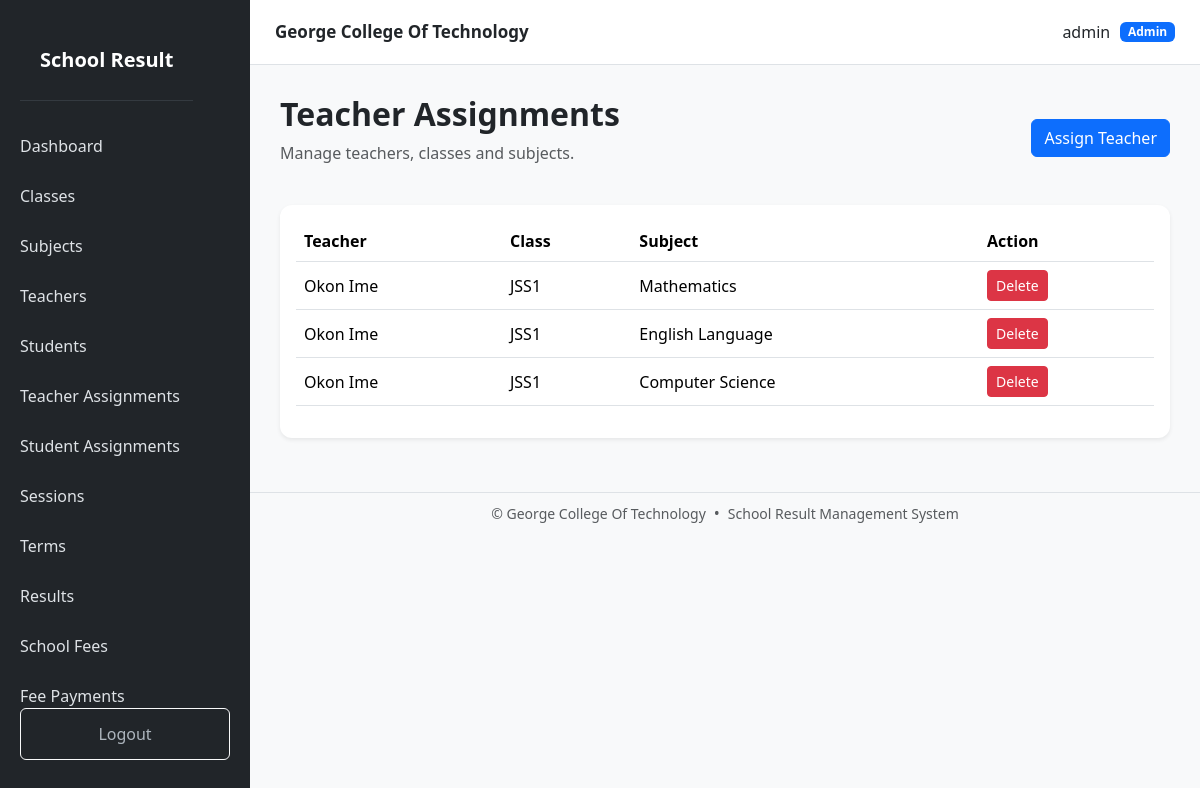
The page /assignments/ (signed in) on the database its author committed.
### models.py (models this page shows, shortened)
class User(UserMixin, db.Model):
    __tablename__ = "users"
    id = db.Column(
        db.Integer,
        primary_key=True
    )
    username = db.Column(
        db.String(100),
        unique=True,
        nullable=False
    )
    password_hash = db.Column(
        db.String(255),
        nullable=False
    )
    role = db.Column(
        db.String(20),
        nullable=False,
        default="student"
    )
    is_active = db.Column(
        db.Boolean,
        default=True
    )
    teacher = db.relationship(
        "Teacher",
        back_populates="user",
        uselist=False
    )
    student = db.relationship(
        "Student",
        back_populates="user",
        uselist=False
    )

class TeacherAssignment(db.Model):
    __tablename__ = "teacher_assignments"
    id = db.Column(
        db.Integer,
        primary_key=True
    )
    teacher_id = db.Column(
        db.Integer,
        db.ForeignKey("teachers.id"),
        nullable=False
    )
    classroom_id = db.Column(
        db.Integer,
        db.ForeignKey("classrooms.id"),
        nullable=False
    )
    subject_id = db.Column(
        db.Integer,
        db.ForeignKey("subjects.id"),
        nullable=False
    )
    teacher = db.relationship(
        "Teacher",
        back_populates="assignments"
    )
    classroom = db.relationship(
        "Classroom",
        back_populates="teacher_assignments"
    )
    subject = db.relationship(
        "Subject",
        back_populates="teacher_assignments"
    )
    __table_args__ = (
        db.UniqueConstraint(
            "teacher_id",
            "classroom_id",
            "subject_id",
            name="unique_teacher_class_subject"
        ),
    )

class Teacher(db.Model):
    __tablename__ = "teachers"
    id = db.Column(
        db.Integer,
        primary_key=True
    )
    user_id = db.Column(
        db.Integer,
        db.ForeignKey("users.id"),
        unique=True,
        nullable=False
    )
    name = db.Column(
        db.String(150),
        nullable=False
    )
    phone = db.Column(
        db.String(30)
    )
    is_active = db.Column(
        db.Boolean,
        default=True
    )
    user = db.relationship(
        "User",
        back_populates="teacher"
    )
    assignments = db.relationship(
        "TeacherAssignment",
        back_populates="teacher",
        cascade="all, delete-orphan"
    )

class Classroom(db.Model):
    __tablename__ = "classrooms"
    id = db.Column(
        db.Integer,
        primary_key=True
    )
    name = db.Column(
        db.String(100),
        unique=True,
        nullable=False
    )
    created_at = db.Column(
        db.DateTime,
        server_default=db.func.now()
    )
    students = db.relationship(
        "Student",
        back_populates="classroom"
    )
    teacher_assignments = db.relationship(
        "TeacherAssignment",
        back_populates="classroom",
        cascade="all, delete-orphan"
    )
    results = db.relationship(
        "Result",
        back_populates="classroom"
    )

class Subject(db.Model):
    __tablename__ = "subjects"
    id = db.Column(
        db.Integer,
        primary_key=True
    )
    name = db.Column(
        db.String(100),
        unique=True,
        nullable=False
    )
    created_at = db.Column(
        db.DateTime,
        server_default=db.func.now()
    )
    teacher_assignments = db.relationship(
        "TeacherAssignment",
        back_populates="subject",
        cascade="all, delete-orphan"
    )
    results = db.relationship(
        "Result",
        back_populates="subject"
    )

### routes/assignment.py (the view)
@assignment.route("/")
@login_required
def list_assignments():
    if current_user.role == "admin":
        assignments = TeacherAssignment.query.all()
    elif current_user.role == "teacher":
        assignments = TeacherAssignment.query.filter_by(
            teacher_id=current_user.teacher.id
        ).all()
    else:
        assignments = []
    return render_template(
        "assignment/list.html",
        assignments=assignments
    )

### templates/assignment/list.html (shortened to what this page needs)
{% extends "base.html" %}
{% block content %}
<div class="d-flex justify-content-between align-items-center mb-4">
    <div>
        <h2 class="fw-bold">
            Teacher Assignments
        </h2>
        <p class="text-muted">
            Manage teachers, classes and subjects.
        </p>
    </div>
    {% if current_user.role == "admin" %}
    <a
        href="{{ url_for('assignment.create_assignment') }}"
        class="btn btn-primary"
    >
        Assign Teacher
    </a>
    {% endif %}
</div>
<div class="card shadow-sm border-0">
    <div class="card-body">
        <div class="table-responsive">
            <table class="table table-hover align-middle">
                <thead>
                    <tr>
                        <th>Teacher</th>
                        <th>Class</th>
                        <th>Subject</th>
                        {% if current_user.role == "admin" %}
                        <th>Action</th>
                        {% endif %}
                    </tr>
                </thead>
                <tbody>
                    {% for item in assignments %}
                    <tr>
                        <td>
                            {{ item.teacher.name }}
                        </td>
                        <td>
                            {{ item.classroom.name }}
                        </td>
                        <td>
                            {{ item.subject.name }}
                        </td>
                        {% if current_user.role == "admin" %}
                        <td>
                            <form
                                method="POST"
                                action="{{ url_for(
                                    'assignment.delete_assignment',
                                    id=item.id
                                ) }}"
                            >
                                <button
                                    type="submit"
                                    class="btn btn-sm btn-danger"
                                >
                                    Delete
                                </button>
                            </form>
                        </td>
                        {% endif %}
                    </tr>
                    {% endfor %}
                </tbody>
            </table>
        </div>
    </div>
</div>
{% endblock %}

### templates/base.html (shortened to what this page needs)
<!DOCTYPE html>
<html lang="en">
<head>
    <link
        href="https://cdn.jsdelivr.net/npm/bootstrap@5.3.3/dist/css/bootstrap.min.css"
        rel="stylesheet"
    >
    <link
        rel="stylesheet"
        href="{{ url_for('static', filename='css/style.css') }}"
    >
</head>
<body>
{% if current_user.is_authenticated %}
<div
    class="sidebar"
    id="sidebar"
>
    <div class="sidebar-header">
        <div class="brand">
            School Result
        </div>
    </div>
    {% if current_user.role == "admin" %}
        <a href="{{ url_for('dashboard.index') }}">
            Dashboard
        </a>
        <a href="{{ url_for('classroom.list_classrooms') }}">
            Classes
        </a>
        <a href="{{ url_for('subject.list_subjects') }}">
            Subjects
        </a>
        <a href="{{ url_for('teacher.list_teachers') }}">
            Teachers
        </a>
        <a href="{{ url_for('student.list_students') }}">
            Students
        </a>
        <a href="{{ url_for('assignment.list_assignments') }}">
            Teacher Assignments
        </a>
        <a href="{{ url_for('student.student_assignments') }}">
            Student Assignments
        </a>
        <a href="{{ url_for('session.list_sessions') }}">
            Sessions
        </a>
        <a href="{{ url_for('term.list_terms') }}">
            Terms
        </a>
        <a href="{{ url_for('result.list_results') }}">
            Results
        </a>
        <a href="{{ url_for('fee.school_fees') }}">
            School Fees
        </a>
        <a href="{{ url_for('payment.fee_payments') }}">
            Fee Payments
        </a>
    {% endif %}
    <div class="logout">
        <a
            href="{{ url_for('auth.logout') }}"
            class="btn btn-outline-light w-100"
        >
            Logout
        </a>
    </div>
</div>
<div class="main-content">
    <div class="page-wrapper">
        <div class="topbar">
            <strong class="topbar-title">
                George College Of Technology
            </strong>
            <div class="topbar-user">
                <span>
                    {{ current_user.username }}
                </span>
                <span class="badge bg-primary">
                    {{ current_user.role|capitalize }}
                </span>
            </div>
        </div>
        <main class="content">
            {% block content %}
            {% endblock %}
        </main>
        <footer
            class="no-print border-top bg-light mt-4 py-2"
        >
            <div
                class="container-fluid d-flex justify-content-center align-items-center flex-wrap gap-2"
            >
                <small class="text-muted">
                    &copy; {{ current_year }}
                    George College Of Technology
                </small>
                <span class="text-muted">
                    •
                </span>
                <small class="text-muted">
                    School Result Management System
                </small>
            </div>
        </footer>
    </div>
</div>
{% else %}
<!-- =========================================================
     PUBLIC / AUTH PAGES
========================================================= -->
{% block auth_content %}
{% endblock %}
{% endif %}
</body>
</html>

### static/css/style.css (style rules this page uses)
body { background: #f5f7fb; }
.sidebar { width: 250px; min-height: 100vh; background: #212529; position: fixed; left: 0; top: 0; bottom: 0; }
.brand { color: white; font-size: 22px; font-weight: bold; padding: 25px 20px; border-bottom: 1px solid #343a40; }
.sidebar a { display: block; color: #adb5bd; text-decoration: none; padding: 13px 20px; }
.logout { position: absolute; bottom: 20px; width: 100%; padding: 0 20px; }
.main-content { margin-left: 250px; min-height: 100vh; }
.topbar { background: white; padding: 18px 30px; border-bottom: 1px solid #ddd; display: flex; justify-content: space-between; }
.content { padding: 30px; }
.card { border: none; border-radius: 12px; }
body { margin: 0; background: #f8f9fa; }
.sidebar { position: fixed; top: 0; left: 0; width: 250px; height: 100vh; background: #212529; color: white; z-index: 1050; display: flex; flex-direction: column; overflow-y: auto; }
.sidebar-header { display: flex; align-items: center; justify-content: space-between; padding: 20px; }
.brand { font-size: 20px; font-weight: bold; }
.sidebar > a { display: block; color: #dee2e6; text-decoration: none; padding: 13px 20px; transition: 0.2s; }
.logout { margin-top: auto; padding: 20px; }
.topbar { height: 65px; background: white; border-bottom: 1px solid #dee2e6; display: flex; align-items: center; justify-content: space-between; padding: 0 25px; position: sticky; top: 0; z-index: 1000; }
.topbar-title { font-size: 17px; }
.topbar-user { display: flex; align-items: center; gap: 10px; }

### rows shown on the page
User: username "admin", role "Admin"
TeacherAssignment: teacher.name "Okon Ime", classroom.name "JSS1", subject.name "Mathematics"
TeacherAssignment: teacher.name "Okon Ime", classroom.name "JSS1", subject.name "English Language"
TeacherAssignment: teacher.name "Okon Ime", classroom.name "JSS1", subject.name "Computer Science"
